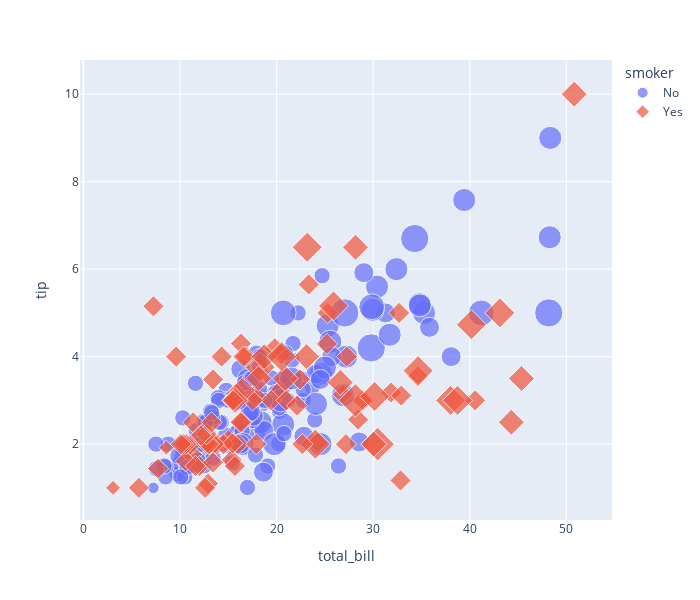

Here is the notebook cell this chart was saved with:
### Code cell
px.scatter(tips, 
           x='total_bill', 
           y='tip', width=700, 
           height=600,
           color='smoker',
           size='size',
           symbol='smoker')

### Figure 1 — Plotly figure (JSON) as saved in the notebook; plotly's stock layout.template omitted (floating-point values rounded to 4 significant figures; data arrays with more than 128 entries replaced by an {"elided": "..."} marker saying what was removed)
{"data": [{"hovertemplate": "smoker=No<br>total_bill=%{x}<br>tip=%{y}<br>size=%{marker.size}<extra></extra>", "legendgroup": "No", "marker": {"color": "#636efa", "size": {"elided": "151 int values"}, "sizemode": "area", "sizeref": 0.015, "symbol": "circle"}, "mode": "markers", "name": "No", "orientation": "v", "showlegend": true, "type": "scatter", "x": {"elided": "151 float values"}, "xaxis": "x", "y": {"elided": "151 float values"}, "yaxis": "y"}, {"hovertemplate": "smoker=Yes<br>total_bill=%{x}<br>tip=%{y}<br>size=%{marker.size}<extra></extra>", "legendgroup": "Yes", "marker": {"color": "#EF553B", "size": [4, 2, 2, 2, 2, 4, 1, 2, 2, 2, 2, 2, 2, 2, 2, 2, 4, 2, 2, 2, 2, 2, 3, 2, 2, 2, 2, 2, 2, 2, 2, 2, 3, 2, 2, 2, 2, 2, 2, 2, 2, 2, 4, 2, 3, 4, 2, 3, 5, 3, 3, 2, 2, 2, 2, 2, 2, 4, 2, 2, 3, 2, 2, 2, 4, 3, 3, 4, 2, 2, 3, 4, 2, 3, 2, 5, 2, 2, 4, 2, 2, 1, 2, 2, 2, 2, 4, 3, 2, 2, 2, 2, 2], "sizemode": "area", "sizeref": 0.015, "symbol": "diamond"}, "mode": "markers", "name": "Yes", "orientation": "v", "showlegend": true, "type": "scatter", "x": [38.01, 11.24, 20.29, 13.81, 11.02, 18.29, 3.07, 15.01, 26.86, 25.28, 17.92, 19.44, 32.68, 28.97, 5.75, 16.32, 40.17, 27.28, 12.03, 21.01, 11.35, 15.38, 44.3, 22.42, 15.36, 20.49, 25.21, 14.31, 16, 17.51, 10.59, 10.63, 50.81, 15.81, 7.25, 31.85, 16.82, 32.9, 17.89, 14.48, 9.6, 34.63, 34.65, 23.33, 45.35, 23.17, 40.55, 20.9, 30.46, 18.15, 23.1, 15.69, 19.81, 28.44, 15.48, 16.58, 10.34, 43.11, 13, 13.51, 18.71, 12.74, 13, 16.4, 20.53, 16.47, 26.59, 38.73, 24.27, 12.76, 30.06, 25.89, 13.27, 28.17, 12.9, 28.15, 11.59, 7.74, 30.14, 12.16, 13.42, 8.58, 13.42, 16.27, 10.09, 22.12, 24.01, 15.69, 15.53, 12.6, 32.83, 27.18, 22.67], "xaxis": "x", "y": [3, 1.76, 3.21, 2, 1.98, 3.76, 1, 2.09, 3.14, 5, 3.08, 3, 5, 3, 1, 4.3, 4.73, 4, 1.5, 3, 2.5, 3, 2.5, 3.48, 1.64, 4.06, 4.29, 4, 2, 3, 1.61, 2, 10, 3.16, 5.15, 3.18, 4, 3.11, 2, 2, 4, 3.55, 3.68, 5.65, 3.5, 6.5, 3, 3.5, 2, 3.5, 4, 1.5, 4.19, 2.56, 2.02, 4, 2, 5, 2, 2, 4, 2.01, 2, 2.5, 4, 3.23, 3.41, 3, 2.03, 2.23, 2, 5.16, 2.5, 6.5, 1.1, 3, 1.5, 1.44, 3.09, 2.2, 3.48, 1.92, 1.58, 2.5, 2, 2.88, 2, 3, 3, 1, 1.17, 2, 2], "yaxis": "y"}], "layout": {"height": 600, "legend": {"itemsizing": "constant", "title": {"text": "smoker"}, "tracegroupgap": 0}, "margin": {"t": 60}, "width": 700, "xaxis": {"anchor": "y", "domain": [0, 1], "title": {"text": "total_bill"}}, "yaxis": {"anchor": "x", "domain": [0, 1], "title": {"text": "tip"}}}}
